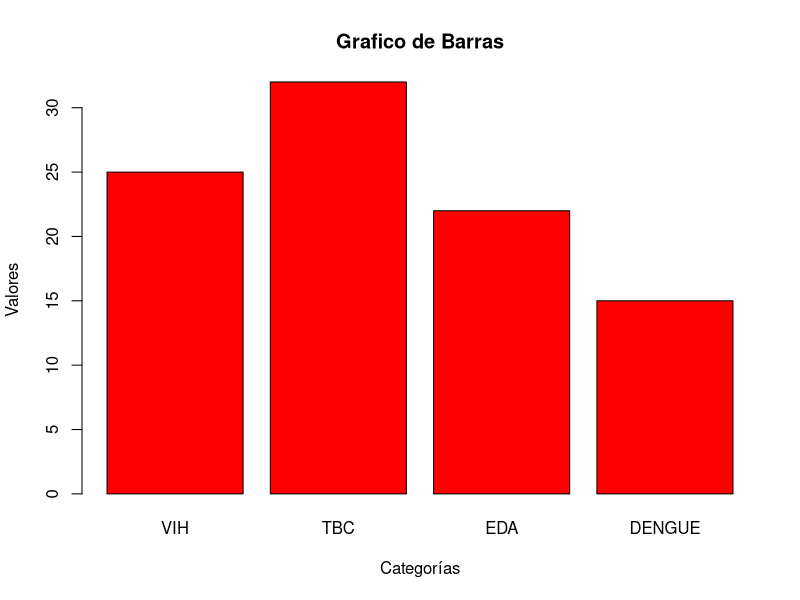

Write R code to recreate this figure.
## ---- chunk 1
#CREANDO DATOS
Categorías<-c("VIH","TBC","EDA","DENGUE")
Valores<-c(25,32,22,15)
## ---- chunk 2
#generando el grafico de barra
barplot(Valores,names.arg=Categorías,col="red",main="Grafico de Barras",
        xlab = "Categorías",ylab="Valores",border="black")
